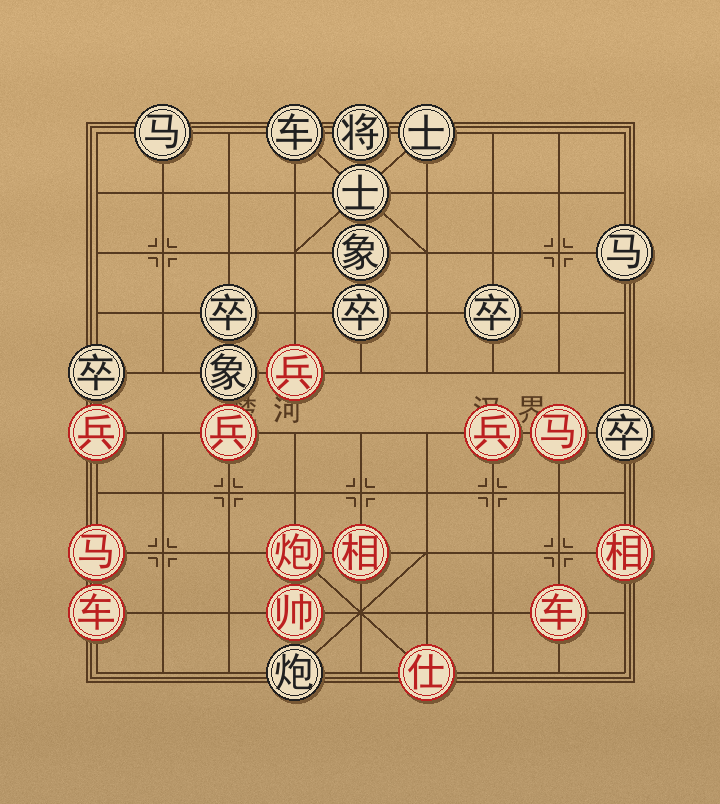
#> input picture fixture/board_end.png, 720 x 804 px; its folder holds only this picture in this run
$ python -i postgame.py   (imports and definitions only)   (older library calls are emulated)
#> lines starting #> are read from the running program, lines starting #| are printed output that depends on the picture
#> further down, picture is the input picture: shape (804, 720, 3); mean B, G, R 109.9, 154.5, 188.4
from __future__ import annotations

import re
import time
import xml.etree.ElementTree as ET

import cv2
import numpy as np

from adb_bridge import adb, screenshot, tap


ACTION_TEXTS = ("继续", "再来一局", "再来一盘", "下一局", "确定", "确认")
CLOSE_TEXTS = ("关闭", "取消", "以后再说")
PROMOTION_TEXTS = ("段位提升", "段位晋升", "晋级", "升段")
BOUNDS_RE = re.compile(r"\[(\d+),(\d+)\]\[(\d+),(\d+)\]")
MATCH_MODE_X = {
    "5分钟": 0.19,
    "10分钟": 0.40,
    "15分钟": 0.60,
    "超快": 0.81,
}


# [95 lines left out: functions parse_action_nodes, read_action_nodes, parse_close_nodes, read_ui_xml, dismiss_rank_promotion, dismiss_nonboard_interruption, not called in this run]


def detect_large_action_button(image):
    """Detect JJ's large green result-page button in the lower screen area."""
    if image is None:
        return None
    height, width = image.shape[:2]
    hsv = cv2.cvtColor(image, cv2.COLOR_BGR2HSV)
    # The safe replay/continue control is green.  Do not include orange/gold:
    # reward-video buttons and the in-game countdown glow use those colors.
    mask = cv2.inRange(hsv, (35, 75, 90), (100, 255, 255))
    mask[:int(height * 0.58), :] = 0
    kernel = cv2.getStructuringElement(cv2.MORPH_RECT, (19, 9))
    mask = cv2.morphologyEx(mask, cv2.MORPH_CLOSE, kernel, iterations=2)
    candidates = []
    for contour in cv2.findContours(mask, cv2.RETR_EXTERNAL,
                                    cv2.CHAIN_APPROX_SIMPLE)[0]:
        x, y, w, h = cv2.boundingRect(contour)
        area = cv2.contourArea(contour)
        if (w >= width * 0.22 and 45 <= h <= height * 0.14 and
                2.0 <= w / max(h, 1) <= 9.0 and area >= w * h * 0.35):
            candidates.append((area, x + w // 2, y + h // 2))
    if not candidates:
        return None
    # Reward popups may contain a large gold "领取" button above the real
    # bottom-page action.  Prefer the lowest trustworthy horizontal button.
    _, x, y = max(candidates, key=lambda item: (item[2], item[0]))
    return x, y


def detect_confirmation_button(image):
    """Detect the green confirmation button on JJ's central result modal."""
    if image is None:
        return None
    height, width = image.shape[:2]
    hsv = cv2.cvtColor(image, cv2.COLOR_BGR2HSV)
    mask = cv2.inRange(hsv, (35, 75, 80), (100, 255, 255))
    # The modal confirmation is around the vertical center.  Exclude the lower
    # replay button so it cannot be clicked through an open modal.
    mask[:int(height * 0.42), :] = 0
    mask[int(height * 0.66):, :] = 0
    kernel = cv2.getStructuringElement(cv2.MORPH_RECT, (15, 7))
    mask = cv2.morphologyEx(mask, cv2.MORPH_CLOSE, kernel, iterations=2)
    candidates = []
    for contour in cv2.findContours(mask, cv2.RETR_EXTERNAL,
                                    cv2.CHAIN_APPROX_SIMPLE)[0]:
        x, y, w, h = cv2.boundingRect(contour)
        area = cv2.contourArea(contour)
        if (w >= width * 0.18 and 45 <= h <= height * 0.11 and
                1.8 <= w / max(h, 1) <= 6.0 and area >= w * h * 0.35):
            candidates.append((area, x + w // 2, y + h // 2))
    if not candidates:
        return None
    _, x, y = max(candidates)
    return x, y


# [72 lines left out: functions detect_match_mode_button, detect_rules_overlay_dismiss, not called in this run]


def detect_modal_close(image):
    """Detect the bright X in JJ's right-side reward/modal close circle."""
    if image is None:
        return None
    height, width = image.shape[:2]
#> height = 804; width = 720
    gray = cv2.cvtColor(image, cv2.COLOR_BGR2GRAY)
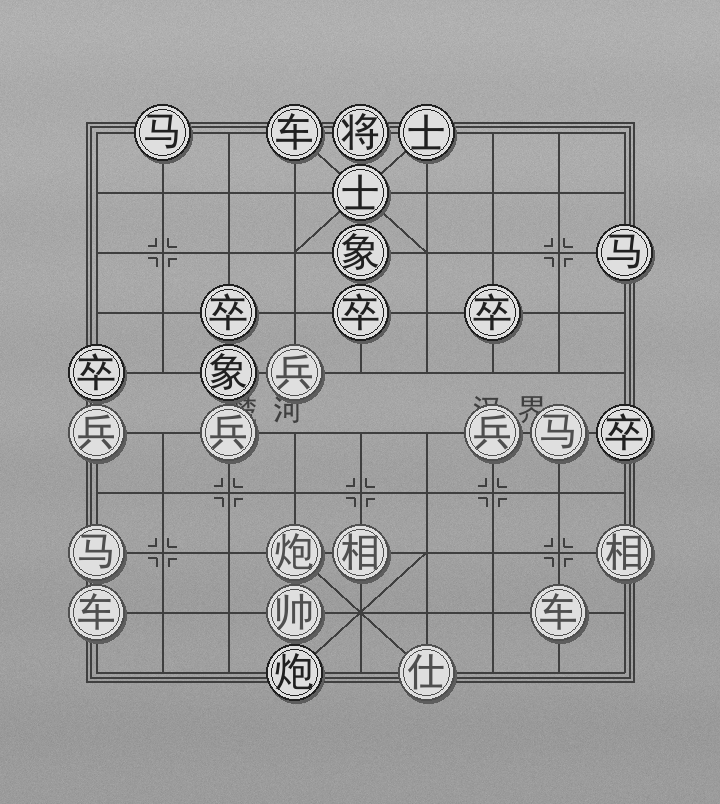
#> gray: shape (804, 720); min 32, max 223, mean 159.6
    central = gray[int(height * 0.12):int(height * 0.88),
                   int(width * 0.05):int(width * 0.95)]
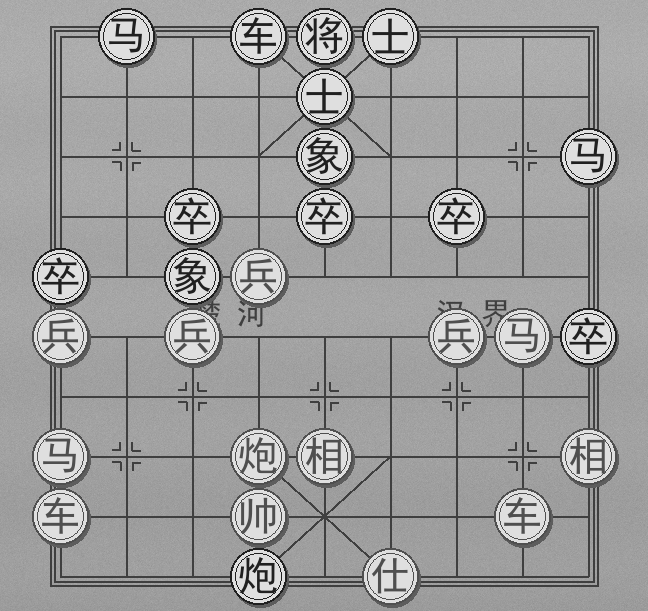
#> central: shape (611, 648); min 32, max 223, mean 157.6
    # 真正的奖励弹窗会给整个棋盘加明显暗色遮罩。正常棋盘上的交叉线、
    # 棋子高亮和选中标记即使形成 X，也绝不能被当成关闭按钮。
    if central.size == 0 or float(np.mean(central)) > 100.0:
        return None
    cx, cy = int(width * 0.885), int(height * 0.34)
    radius = max(40, int(width * 0.052))
    roi = image[cy-radius:cy+radius, cx-radius:cx+radius]
    roi_gray = cv2.cvtColor(roi, cv2.COLOR_BGR2GRAY)
    if roi_gray.size == 0 or float(np.mean(roi_gray > 170)) < 0.01:
        return None
    edges = cv2.Canny(roi_gray, 80, 180)
    lines = cv2.HoughLinesP(edges, 1, np.pi / 180, threshold=18,
                            minLineLength=18, maxLineGap=8)
    if lines is None:
        return None
    positive = negative = False
    center = radius
    for x1, y1, x2, y2 in lines.reshape(-1, 4):
        angle = np.degrees(np.arctan2(y2 - y1, x2 - x1))
        midpoint_near_center = (
            abs((x1 + x2) / 2 - center) < radius * 0.55 and
            abs((y1 + y2) / 2 - center) < radius * 0.55)
        if not midpoint_near_center:
            continue
        positive |= 28 <= angle <= 62
        negative |= -62 <= angle <= -28
    return (cx, cy) if positive and negative else None


def has_actionable_postgame(image):
    """Return whether a known, safe JJ postgame control is visible.

    Keep this gate in the postgame module so the continuous-game watcher and
    the actual click handler cannot drift apart when JJ introduces another
    result-page layer.
    """
    return bool(detect_modal_close(image) or
                detect_confirmation_button(image) or
                detect_large_action_button(image))
#> in detect_confirmation_button, `hsv = cv2.cvtColor(image, cv2.COLOR_BGR2HSV)`: hsv: shape (804, 720, 3); mean H, S, V 17.3, 106.8, 188.4
#> in detect_confirmation_button, `mask = cv2.inRange(hsv, (35, 75, 80), (100, 255, 255))`: mask: shape (804, 720); every value is 0
#> after the loop in detect_confirmation_button, `for contour in cv2.findContours(mask, cv2.RETR_EXTERNAL,`: candidates = []


# [71 lines left out: functions wait_for_screen_change, handle_postgame, not called in this run]

>>> import cv2
>>> picture = cv2.imread('fixture/board_end.png')
>>> result = has_actionable_postgame(picture)
#> result = False

$ run again, on fixture/board_mid.png
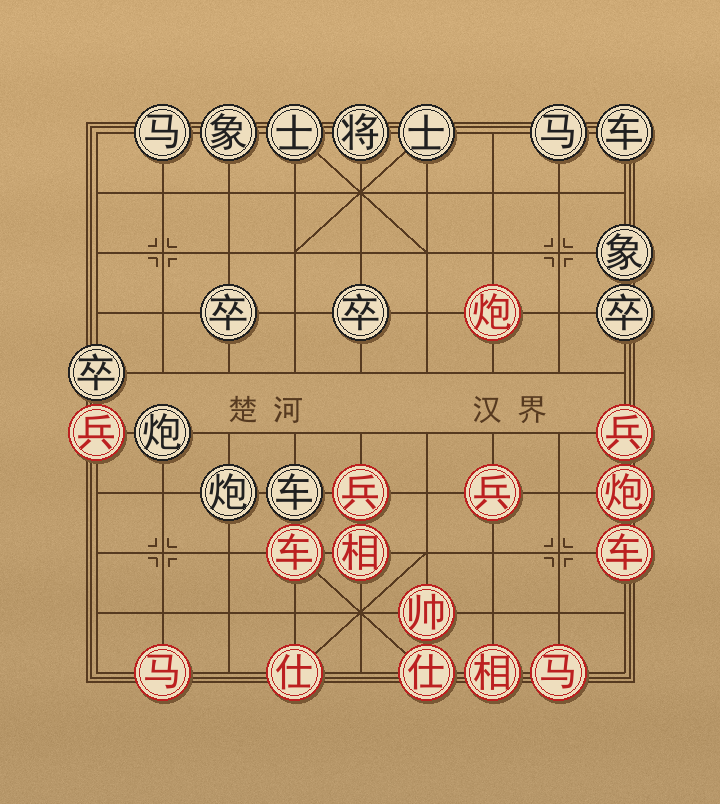
#> input picture fixture/board_mid.png, 720 x 804 px
#> picture is the input picture: shape (804, 720, 3); mean B, G, R 110.4, 154.7, 188.8
#> in detect_modal_close, `gray = cv2.cvtColor(image, cv2.COLOR_BGR2GRAY)`:
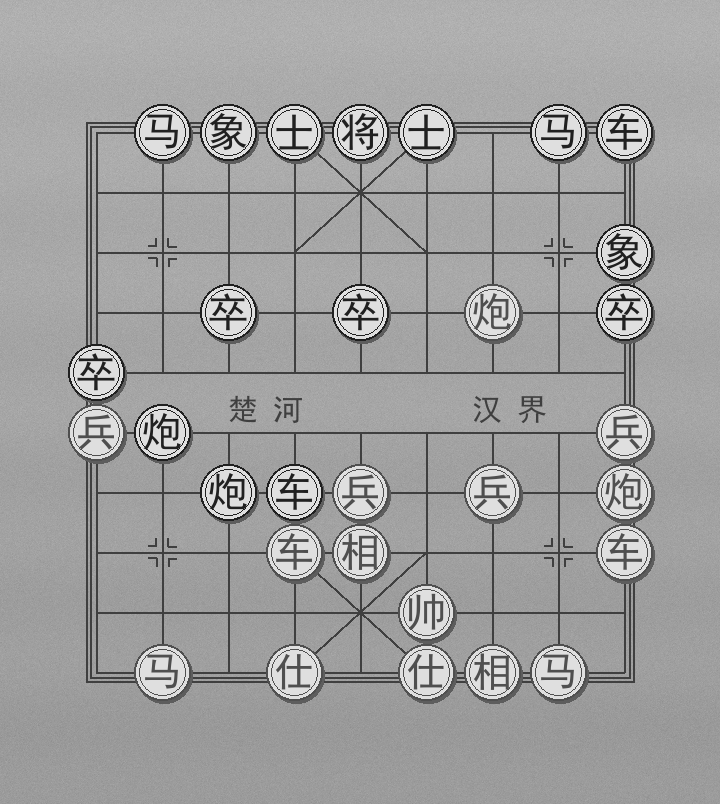
#> gray: shape (804, 720); min 32, max 223, mean 159.8
#> in detect_modal_close, `central = gray[int(height * 0.12):int(height * 0.88), int(width * 0.05..`:
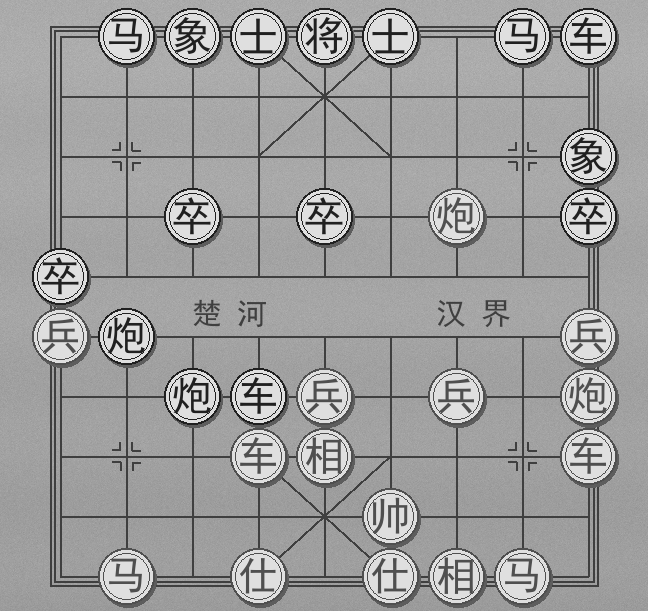
#> central: shape (611, 648); min 32, max 223, mean 157.9
#> hsv: shape (804, 720, 3); mean H, S, V 17.2, 106.3, 188.8
#> mask: shape (804, 720); every value is 0
#> after the loop in detect_confirmation_button, `for contour in cv2.findContours(mask, cv2.RETR_EXTERNAL,`: candidates = []
#> result = False

$ run again, on fixture/board_start.png
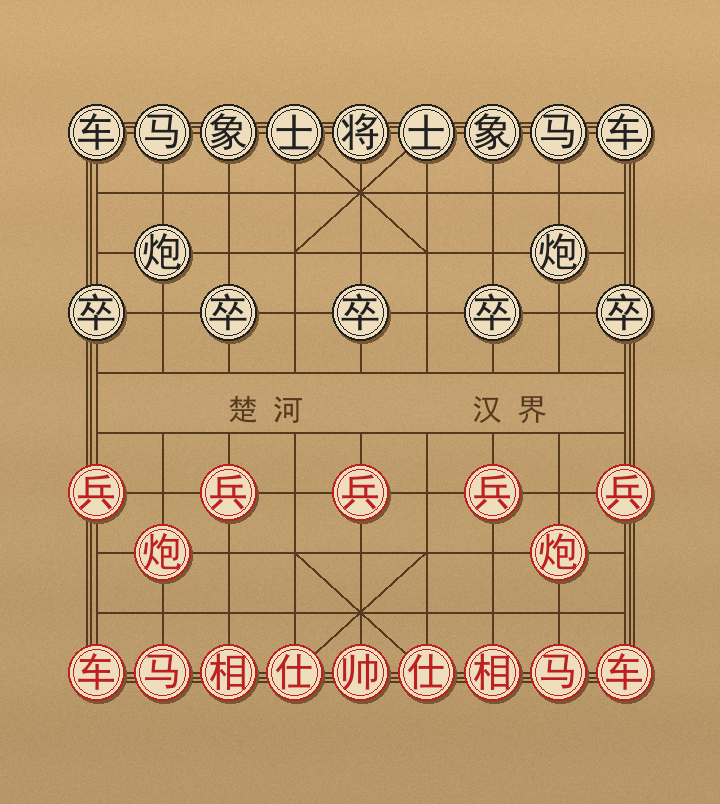
#> input picture fixture/board_start.png, 720 x 804 px
#> picture is the input picture: shape (804, 720, 3); mean B, G, R 110.8, 154.8, 189
#> in detect_modal_close, `gray = cv2.cvtColor(image, cv2.COLOR_BGR2GRAY)`:
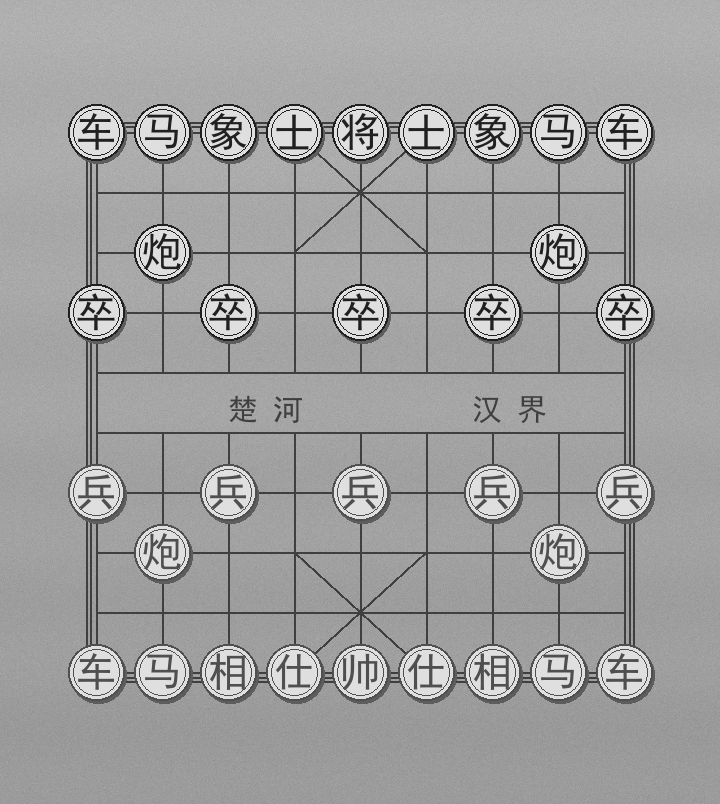
#> gray: shape (804, 720); min 32, max 223, mean 160
#> in detect_modal_close, `central = gray[int(height * 0.12):int(height * 0.88), int(width * 0.05..`:
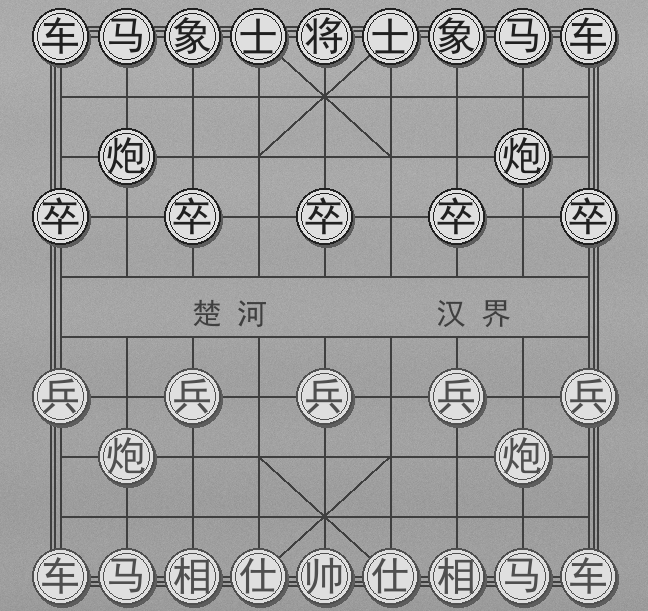
#> central: shape (611, 648); min 32, max 223, mean 158.2
#> hsv: shape (804, 720, 3); mean H, S, V 17.2, 105.9, 189
#> mask: shape (804, 720); every value is 0
#> after the loop in detect_confirmation_button, `for contour in cv2.findContours(mask, cv2.RETR_EXTERNAL,`: candidates = []
#> result = False
